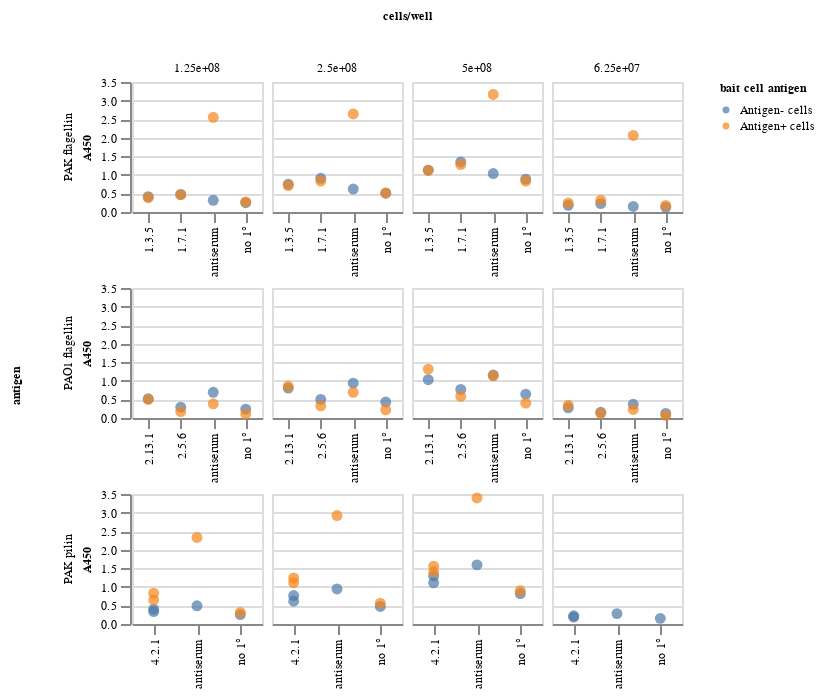

Here is the notebook cell this chart was saved with:
### Code cell
FONT_SIZE=6
_color = alt.Color('bait_ag', title='bait cell antigen', sort=['-','+'])
(alt.Chart(data).mark_circle().encode(
    x=alt.X('Ab', title=None),#'primary antibody'),
    y=alt.Y('A450', title='A450', axis=alt.Axis(tickCount=5)),
    fill=_color
)
 .properties(width=65, height=65)
 .facet(
     row=alt.Row('antigen', sort=['PAK flagellin','PAO1 flagellin','PAK pilin']), 
     column=alt.Column('cells_fmt', title='cells/well'))
 .resolve_scale(x='independent')
 .resolve_axis(x='independent')
 .configure(
     view=dict(
         # discreteWidth=dict(step=0.5*FONT_SIZE)
     ),
     facet=dict(
        spacing=FONT_SIZE//2
     ),
     point=dict(
         size=FONT_SIZE,
         strokeWidth=2,
     ),
     header=dict(
         labelFontSize=FONT_SIZE,
         titleFontSize=FONT_SIZE,
         labelPadding=FONT_SIZE//2,
     ),
     axis=dict(
         labelFontSize=FONT_SIZE,
         titleFontSize=FONT_SIZE
     ),
     legend=dict(
         titleFontSize=FONT_SIZE,
         labelFontSize=FONT_SIZE,
         symbolSize=FONT_SIZE*2,
         # orient="bottom"
     )
 )
)

### Figure 1 — Vega-Lite specification as saved in the notebook (floating-point values rounded to 4 significant figures)
{"config": {"view": {"continuousWidth": 300, "continuousHeight": 300}, "axis": {"labelFontSize": 6, "titleFontSize": 6}, "facet": {"spacing": 3}, "header": {"labelFontSize": 6, "titleFontSize": 6, "labelPadding": 3}, "legend": {"titleFontSize": 6, "labelFontSize": 6, "symbolSize": 12}, "point": {"size": 6, "strokeWidth": 2}}, "data": {"name": "data-82f23078c84c84d5d936c6f2745dd639"}, "facet": {"column": {"field": "cells_fmt", "title": "cells/well", "type": "nominal"}, "row": {"field": "antigen", "sort": ["PAK flagellin", "PAO1 flagellin", "PAK pilin"], "type": "nominal"}}, "spec": {"mark": {"type": "circle"}, "encoding": {"fill": {"field": "bait_ag", "sort": ["-", "+"], "title": "bait cell antigen", "type": "nominal"}, "x": {"field": "Ab", "title": null, "type": "nominal"}, "y": {"axis": {"tickCount": 5}, "field": "A450", "title": "A450", "type": "quantitative"}}, "height": 65, "width": 65}, "resolve": {"axis": {"x": "independent"}, "scale": {"x": "independent"}}, "$schema": "https://vega.github.io/schema/vega-lite/v5.8.0.json", "datasets": {"data-82f23078c84c84d5d936c6f2745dd639": [{"well": "A1", "antigen": "PAK flagellin", "Ab": "no 1°", "cells_per_well": 500000000.0, "bait_ag": "Antigen- cells", "SYTO9": 44680.0, "A450": 0.8855, "cells_fmt": "5e+08"}, {"well": "A2", "antigen": "PAK flagellin", "Ab": "antiserum", "cells_per_well": 500000000.0, "bait_ag": "Antigen- cells", "SYTO9": 22350.0, "A450": 1.034, "cells_fmt": "5e+08"}, {"well": "A3", "antigen": "PAK flagellin", "Ab": "1.3.5", "cells_per_well": 500000000.0, "bait_ag": "Antigen- cells", "SYTO9": 13140.0, "A450": 1.124, "cells_fmt": "5e+08"}, {"well": "A4", "antigen": "PAK flagellin", "Ab": "1.7.1", "cells_per_well": 500000000.0, "bait_ag": "Antigen- cells", "SYTO9": 14850.0, "A450": 1.348, "cells_fmt": "5e+08"}, {"well": "A5", "antigen": "PAO1 flagellin", "Ab": "no 1°", "cells_per_well": 500000000.0, "bait_ag": "Antigen- cells", "SYTO9": 18850.0, "A450": 0.6433, "cells_fmt": "5e+08"}, {"well": "A6", "antigen": "PAO1 flagellin", "Ab": "antiserum", "cells_per_well": 500000000.0, "bait_ag": "Antigen- cells", "SYTO9": 23770.0, "A450": 1.156, "cells_fmt": "5e+08"}, {"well": "A7", "antigen": "PAO1 flagellin", "Ab": "2.5.6", "cells_per_well": 500000000.0, "bait_ag": "Antigen- cells", "SYTO9": 23140.0, "A450": 0.7678, "cells_fmt": "5e+08"}, {"well": "A8", "antigen": "PAO1 flagellin", "Ab": "2.13.1", "cells_per_well": 500000000.0, "bait_ag": "Antigen- cells", "SYTO9": 20630.0, "A450": 1.031, "cells_fmt": "5e+08"}, {"well": "A9", "antigen": "PAK pilin", "Ab": "no 1°", "cells_per_well": 500000000.0, "bait_ag": "Antigen- cells", "SYTO9": 35990.0, "A450": 0.8188, "cells_fmt": "5e+08"}, {"well": "A10", "antigen": "PAK pilin", "Ab": "antiserum", "cells_per_well": 500000000.0, "bait_ag": "Antigen- cells", "SYTO9": 25160.0, "A450": 1.592, "cells_fmt": "5e+08"}, {"well": "A11", "antigen": "PAK pilin", "Ab": "4.2.1", "cells_per_well": 500000000.0, "bait_ag": "Antigen- cells", "SYTO9": 43090.0, "A450": 1.295, "cells_fmt": "5e+08"}, {"well": "A12", "antigen": "PAK pilin", "Ab": "4.2.1", "cells_per_well": 500000000.0, "bait_ag": "Antigen- cells", "SYTO9": 15010.0, "A450": 1.11, "cells_fmt": "5e+08"}, {"well": "B1", "antigen": "PAK flagellin", "Ab": "no 1°", "cells_per_well": 250000000.0, "bait_ag": "Antigen- cells", "SYTO9": 14910.0, "A450": 0.5057, "cells_fmt": "2.5e+08"}, {"well": "B2", "antigen": "PAK flagellin", "Ab": "antiserum", "cells_per_well": 250000000.0, "bait_ag": "Antigen- cells", "SYTO9": 11120.0, "A450": 0.6187, "cells_fmt": "2.5e+08"}, {"well": "B3", "antigen": "PAK flagellin", "Ab": "1.3.5", "cells_per_well": 250000000.0, "bait_ag": "Antigen- cells", "SYTO9": 8008.0, "A450": 0.7484, "cells_fmt": "2.5e+08"}, {"well": "B4", "antigen": "PAK flagellin", "Ab": "1.7.1", "cells_per_well": 250000000.0, "bait_ag": "Antigen- cells", "SYTO9": 8715.0, "A450": 0.9062, "cells_fmt": "2.5e+08"}, {"well": "B5", "antigen": "PAO1 flagellin", "Ab": "no 1°", "cells_per_well": 250000000.0, "bait_ag": "Antigen- cells", "SYTO9": 10430.0, "A450": 0.4289, "cells_fmt": "2.5e+08"}, {"well": "B6", "antigen": "PAO1 flagellin", "Ab": "antiserum", "cells_per_well": 250000000.0, "bait_ag": "Antigen- cells", "SYTO9": 11400.0, "A450": 0.9392, "cells_fmt": "2.5e+08"}, {"well": "B7", "antigen": "PAO1 flagellin", "Ab": "2.5.6", "cells_per_well": 250000000.0, "bait_ag": "Antigen- cells", "SYTO9": 12280.0, "A450": 0.5011, "cells_fmt": "2.5e+08"}, {"well": "B8", "antigen": "PAO1 flagellin", "Ab": "2.13.1", "cells_per_well": 250000000.0, "bait_ag": "Antigen- cells", "SYTO9": 10480.0, "A450": 0.804, "cells_fmt": "2.5e+08"}, {"well": "B9", "antigen": "PAK pilin", "Ab": "no 1°", "cells_per_well": 250000000.0, "bait_ag": "Antigen- cells", "SYTO9": 20720.0, "A450": 0.473, "cells_fmt": "2.5e+08"}, {"well": "B10", "antigen": "PAK pilin", "Ab": "antiserum", "cells_per_well": 250000000.0, "bait_ag": "Antigen- cells", "SYTO9": 14200.0, "A450": 0.944, "cells_fmt": "2.5e+08"}, {"well": "B11", "antigen": "PAK pilin", "Ab": "4.2.1", "cells_per_well": 250000000.0, "bait_ag": "Antigen- cells", "SYTO9": 22200.0, "A450": 0.7647, "cells_fmt": "2.5e+08"}, {"well": "B12", "antigen": "PAK pilin", "Ab": "4.2.1", "cells_per_well": 250000000.0, "bait_ag": "Antigen- cells", "SYTO9": 7973.0, "A450": 0.6129, "cells_fmt": "2.5e+08"}, {"well": "C1", "antigen": "PAK flagellin", "Ab": "no 1°", "cells_per_well": 125000000.0, "bait_ag": "Antigen- cells", "SYTO9": 6372.0, "A450": 0.2505, "cells_fmt": "1.25e+08"}, {"well": "C2", "antigen": "PAK flagellin", "Ab": "antiserum", "cells_per_well": 125000000.0, "bait_ag": "Antigen- cells", "SYTO9": 4674.0, "A450": 0.314, "cells_fmt": "1.25e+08"}, {"well": "C3", "antigen": "PAK flagellin", "Ab": "1.3.5", "cells_per_well": 125000000.0, "bait_ag": "Antigen- cells", "SYTO9": 3458.0, "A450": 0.4124, "cells_fmt": "1.25e+08"}, {"well": "C4", "antigen": "PAK flagellin", "Ab": "1.7.1", "cells_per_well": 125000000.0, "bait_ag": "Antigen- cells", "SYTO9": 3804.0, "A450": 0.4733, "cells_fmt": "1.25e+08"}, {"well": "C5", "antigen": "PAO1 flagellin", "Ab": "no 1°", "cells_per_well": 125000000.0, "bait_ag": "Antigen- cells", "SYTO9": 4764.0, "A450": 0.2392, "cells_fmt": "1.25e+08"}, {"well": "C6", "antigen": "PAO1 flagellin", "Ab": "antiserum", "cells_per_well": 125000000.0, "bait_ag": "Antigen- cells", "SYTO9": 5362.0, "A450": 0.6912, "cells_fmt": "1.25e+08"}, {"well": "C7", "antigen": "PAO1 flagellin", "Ab": "2.5.6", "cells_per_well": 125000000.0, "bait_ag": "Antigen- cells", "SYTO9": 5866.0, "A450": 0.2925, "cells_fmt": "1.25e+08"}, {"well": "C8", "antigen": "PAO1 flagellin", "Ab": "2.13.1", "cells_per_well": 125000000.0, "bait_ag": "Antigen- cells", "SYTO9": 5038.0, "A450": 0.5174, "cells_fmt": "1.25e+08"}, {"well": "C9", "antigen": "PAK pilin", "Ab": "no 1°", "cells_per_well": 125000000.0, "bait_ag": "Antigen- cells", "SYTO9": 8075.0, "A450": 0.2527, "cells_fmt": "1.25e+08"}, {"well": "C10", "antigen": "PAK pilin", "Ab": "antiserum", "cells_per_well": 125000000.0, "bait_ag": "Antigen- cells", "SYTO9": 5950.0, "A450": 0.4892, "cells_fmt": "1.25e+08"}, {"well": "C11", "antigen": "PAK pilin", "Ab": "4.2.1", "cells_per_well": 125000000.0, "bait_ag": "Antigen- cells", "SYTO9": 9269.0, "A450": 0.3997, "cells_fmt": "1.25e+08"}, {"well": "C12", "antigen": "PAK pilin", "Ab": "4.2.1", "cells_per_well": 125000000.0, "bait_ag": "Antigen- cells", "SYTO9": 3892.0, "A450": 0.3356, "cells_fmt": "1.25e+08"}, {"well": "D1", "antigen": "PAK flagellin", "Ab": "no 1°", "cells_per_well": 62500000.0, "bait_ag": "Antigen- cells", "SYTO9": 2743.0, "A450": 0.1264, "cells_fmt": "6.25e+07"}, {"well": "D2", "antigen": "PAK flagellin", "Ab": "antiserum", "cells_per_well": 62500000.0, "bait_ag": "Antigen- cells", "SYTO9": 1855.0, "A450": 0.1482, "cells_fmt": "6.25e+07"}, {"well": "D3", "antigen": "PAK flagellin", "Ab": "1.3.5", "cells_per_well": 62500000.0, "bait_ag": "Antigen- cells", "SYTO9": 1303.0, "A450": 0.1803, "cells_fmt": "6.25e+07"}, {"well": "D4", "antigen": "PAK flagellin", "Ab": "1.7.1", "cells_per_well": 62500000.0, "bait_ag": "Antigen- cells", "SYTO9": 1388.0, "A450": 0.2253, "cells_fmt": "6.25e+07"}, {"well": "D5", "antigen": "PAO1 flagellin", "Ab": "no 1°", "cells_per_well": 62500000.0, "bait_ag": "Antigen- cells", "SYTO9": 1934.0, "A450": 0.1222, "cells_fmt": "6.25e+07"}, {"well": "D6", "antigen": "PAO1 flagellin", "Ab": "antiserum", "cells_per_well": 62500000.0, "bait_ag": "Antigen- cells", "SYTO9": 2179.0, "A450": 0.3694, "cells_fmt": "6.25e+07"}, {"well": "D7", "antigen": "PAO1 flagellin", "Ab": "2.5.6", "cells_per_well": 62500000.0, "bait_ag": "Antigen- cells", "SYTO9": 2243.0, "A450": 0.1526, "cells_fmt": "6.25e+07"}, {"well": "D8", "antigen": "PAO1 flagellin", "Ab": "2.13.1", "cells_per_well": 62500000.0, "bait_ag": "Antigen- cells", "SYTO9": 2248.0, "A450": 0.2743, "cells_fmt": "6.25e+07"}, {"well": "D9", "antigen": "PAK pilin", "Ab": "no 1°", "cells_per_well": 62500000.0, "bait_ag": "Antigen- cells", "SYTO9": 4659.0, "A450": 0.1519, "cells_fmt": "6.25e+07"}, {"well": "D10", "antigen": "PAK pilin", "Ab": "antiserum", "cells_per_well": 62500000.0, "bait_ag": "Antigen- cells", "SYTO9": 3321.0, "A450": 0.2798, "cells_fmt": "6.25e+07"}, {"well": "D11", "antigen": "PAK pilin", "Ab": "4.2.1", "cells_per_well": 62500000.0, "bait_ag": "Antigen- cells", "SYTO9": 4925.0, "A450": 0.2209, "cells_fmt": "6.25e+07"}, {"well": "D12", "antigen": "PAK pilin", "Ab": "4.2.1", "cells_per_well": 62500000.0, "bait_ag": "Antigen- cells", "SYTO9": 2007.0, "A450": 0.185, "cells_fmt": "6.25e+07"}, {"well": "E1", "antigen": "PAK flagellin", "Ab": "no 1°", "cells_per_well": 500000000.0, "bait_ag": "Antigen+ cells", "SYTO9": 36890.0, "A450": 0.8328, "cells_fmt": "5e+08"}, {"well": "E2", "antigen": "PAK flagellin", "Ab": "antiserum", "cells_per_well": 500000000.0, "bait_ag": "Antigen+ cells", "SYTO9": 32470.0, "A450": 3.166, "cells_fmt": "5e+08"}, {"well": "E3", "antigen": "PAK flagellin", "Ab": "1.3.5", "cells_per_well": 500000000.0, "bait_ag": "Antigen+ cells", "SYTO9": 26540.0, "A450": 1.123, "cells_fmt": "5e+08"}, {"well": "E4", "antigen": "PAK flagellin", "Ab": "1.7.1", "cells_per_well": 500000000.0, "bait_ag": "Antigen+ cells", "SYTO9": 24060.0, "A450": 1.277, "cells_fmt": "5e+08"}, {"well": "E5", "antigen": "PAO1 flagellin", "Ab": "no 1°", "cells_per_well": 500000000.0, "bait_ag": "Antigen+ cells", "SYTO9": 3414.0, "A450": 0.4004, "cells_fmt": "5e+08"}, {"well": "E6", "antigen": "PAO1 flagellin", "Ab": "antiserum", "cells_per_well": 500000000.0, "bait_ag": "Antigen+ cells", "SYTO9": 3101.0, "A450": 1.135, "cells_fmt": "5e+08"}, {"well": "E7", "antigen": "PAO1 flagellin", "Ab": "2.5.6", "cells_per_well": 500000000.0, "bait_ag": "Antigen+ cells", "SYTO9": 4145.0, "A450": 0.5817, "cells_fmt": "5e+08"}, {"well": "E8", "antigen": "PAO1 flagellin", "Ab": "2.13.1", "cells_per_well": 500000000.0, "bait_ag": "Antigen+ cells", "SYTO9": 6330.0, "A450": 1.314, "cells_fmt": "5e+08"}, {"well": "E9", "antigen": "PAK pilin", "Ab": "no 1°", "cells_per_well": 500000000.0, "bait_ag": "Antigen+ cells", "SYTO9": 41640.0, "A450": 0.8957, "cells_fmt": "5e+08"}, {"well": "E10", "antigen": "PAK pilin", "Ab": "antiserum", "cells_per_well": 500000000.0, "bait_ag": "Antigen+ cells", "SYTO9": 29330.0, "A450": 3.395, "cells_fmt": "5e+08"}, {"well": "E11", "antigen": "PAK pilin", "Ab": "4.2.1", "cells_per_well": 500000000.0, "bait_ag": "Antigen+ cells", "SYTO9": 48450.0, "A450": 1.555, "cells_fmt": "5e+08"}, {"well": "E12", "antigen": "PAK pilin", "Ab": "4.2.1", "cells_per_well": 500000000.0, "bait_ag": "Antigen+ cells", "SYTO9": 21670.0, "A450": 1.404, "cells_fmt": "5e+08"}, {"well": "F1", "antigen": "PAK flagellin", "Ab": "no 1°", "cells_per_well": 250000000.0, "bait_ag": "Antigen+ cells", "SYTO9": 16310.0, "A450": 0.5139, "cells_fmt": "2.5e+08"}, {"well": "F2", "antigen": "PAK flagellin", "Ab": "antiserum", "cells_per_well": 250000000.0, "bait_ag": "Antigen+ cells", "SYTO9": 14670.0, "A450": 2.64, "cells_fmt": "2.5e+08"}, {"well": "F3", "antigen": "PAK flagellin", "Ab": "1.3.5", "cells_per_well": 250000000.0, "bait_ag": "Antigen+ cells", "SYTO9": 11240.0, "A450": 0.7125, "cells_fmt": "2.5e+08"}, {"well": "F4", "antigen": "PAK flagellin", "Ab": "1.7.1", "cells_per_well": 250000000.0, "bait_ag": "Antigen+ cells", "SYTO9": 11290.0, "A450": 0.8329, "cells_fmt": "2.5e+08"}, {"well": "F5", "antigen": "PAO1 flagellin", "Ab": "no 1°", "cells_per_well": 250000000.0, "bait_ag": "Antigen+ cells", "SYTO9": 1760.0, "A450": 0.2202, "cells_fmt": "2.5e+08"}, {"well": "F6", "antigen": "PAO1 flagellin", "Ab": "antiserum", "cells_per_well": 250000000.0, "bait_ag": "Antigen+ cells", "SYTO9": 1577.0, "A450": 0.6908, "cells_fmt": "2.5e+08"}, {"well": "F7", "antigen": "PAO1 flagellin", "Ab": "2.5.6", "cells_per_well": 250000000.0, "bait_ag": "Antigen+ cells", "SYTO9": 2162.0, "A450": 0.3282, "cells_fmt": "2.5e+08"}, {"well": "F8", "antigen": "PAO1 flagellin", "Ab": "2.13.1", "cells_per_well": 250000000.0, "bait_ag": "Antigen+ cells", "SYTO9": 3329.0, "A450": 0.854, "cells_fmt": "2.5e+08"}, {"well": "F9", "antigen": "PAK pilin", "Ab": "no 1°", "cells_per_well": 250000000.0, "bait_ag": "Antigen+ cells", "SYTO9": 18530.0, "A450": 0.5615, "cells_fmt": "2.5e+08"}, {"well": "F10", "antigen": "PAK pilin", "Ab": "antiserum", "cells_per_well": 250000000.0, "bait_ag": "Antigen+ cells", "SYTO9": 14480.0, "A450": 2.92, "cells_fmt": "2.5e+08"}, {"well": "F11", "antigen": "PAK pilin", "Ab": "4.2.1", "cells_per_well": 250000000.0, "bait_ag": "Antigen+ cells", "SYTO9": 21970.0, "A450": 1.241, "cells_fmt": "2.5e+08"}, {"well": "F12", "antigen": "PAK pilin", "Ab": "4.2.1", "cells_per_well": 250000000.0, "bait_ag": "Antigen+ cells", "SYTO9": 9444.0, "A450": 1.108, "cells_fmt": "2.5e+08"}, {"well": "G1", "antigen": "PAK flagellin", "Ab": "no 1°", "cells_per_well": 125000000.0, "bait_ag": "Antigen+ cells", "SYTO9": 7382.0, "A450": 0.2705, "cells_fmt": "1.25e+08"}, {"well": "G2", "antigen": "PAK flagellin", "Ab": "antiserum", "cells_per_well": 125000000.0, "bait_ag": "Antigen+ cells", "SYTO9": 6838.0, "A450": 2.549, "cells_fmt": "1.25e+08"}, {"well": "G3", "antigen": "PAK flagellin", "Ab": "1.3.5", "cells_per_well": 125000000.0, "bait_ag": "Antigen+ cells", "SYTO9": 5092.0, "A450": 0.3838, "cells_fmt": "1.25e+08"}, {"well": "G4", "antigen": "PAK flagellin", "Ab": "1.7.1", "cells_per_well": 125000000.0, "bait_ag": "Antigen+ cells", "SYTO9": 5002.0, "A450": 0.4657, "cells_fmt": "1.25e+08"}, {"well": "G5", "antigen": "PAO1 flagellin", "Ab": "no 1°", "cells_per_well": 125000000.0, "bait_ag": "Antigen+ cells", "SYTO9": 861.0, "A450": 0.1098, "cells_fmt": "1.25e+08"}, {"well": "G6", "antigen": "PAO1 flagellin", "Ab": "antiserum", "cells_per_well": 125000000.0, "bait_ag": "Antigen+ cells", "SYTO9": 796.0, "A450": 0.3818, "cells_fmt": "1.25e+08"}, {"well": "G7", "antigen": "PAO1 flagellin", "Ab": "2.5.6", "cells_per_well": 125000000.0, "bait_ag": "Antigen+ cells", "SYTO9": 1083.0, "A450": 0.1712, "cells_fmt": "1.25e+08"}, {"well": "G8", "antigen": "PAO1 flagellin", "Ab": "2.13.1", "cells_per_well": 125000000.0, "bait_ag": "Antigen+ cells", "SYTO9": 1713.0, "A450": 0.5005, "cells_fmt": "1.25e+08"}, {"well": "G9", "antigen": "PAK pilin", "Ab": "no 1°", "cells_per_well": 125000000.0, "bait_ag": "Antigen+ cells", "SYTO9": 8477.0, "A450": 0.312, "cells_fmt": "1.25e+08"}, {"well": "G10", "antigen": "PAK pilin", "Ab": "antiserum", "cells_per_well": 125000000.0, "bait_ag": "Antigen+ cells", "SYTO9": 6267.0, "A450": 2.331, "cells_fmt": "1.25e+08"}, {"well": "G11", "antigen": "PAK pilin", "Ab": "4.2.1", "cells_per_well": 125000000.0, "bait_ag": "Antigen+ cells", "SYTO9": 10500.0, "A450": 0.8304, "cells_fmt": "1.25e+08"}, {"well": "G12", "antigen": "PAK pilin", "Ab": "4.2.1", "cells_per_well": 125000000.0, "bait_ag": "Antigen+ cells", "SYTO9": 4448.0, "A450": 0.6482, "cells_fmt": "1.25e+08"}, {"well": "H1", "antigen": "PAK flagellin", "Ab": "no 1°", "cells_per_well": 62500000.0, "bait_ag": "Antigen+ cells", "SYTO9": 3915.0, "A450": 0.1767, "cells_fmt": "6.25e+07"}, {"well": "H2", "antigen": "PAK flagellin", "Ab": "antiserum", "cells_per_well": 62500000.0, "bait_ag": "Antigen+ cells", "SYTO9": 3769.0, "A450": 2.06, "cells_fmt": "6.25e+07"}, {"well": "H3", "antigen": "PAK flagellin", "Ab": "1.3.5", "cells_per_well": 62500000.0, "bait_ag": "Antigen+ cells", "SYTO9": 2808.0, "A450": 0.2396, "cells_fmt": "6.25e+07"}, {"well": "H4", "antigen": "PAK flagellin", "Ab": "1.7.1", "cells_per_well": 62500000.0, "bait_ag": "Antigen+ cells", "SYTO9": 2868.0, "A450": 0.3196, "cells_fmt": "6.25e+07"}, {"well": "H5", "antigen": "PAO1 flagellin", "Ab": "no 1°", "cells_per_well": 62500000.0, "bait_ag": "Antigen+ cells", "SYTO9": 484.0, "A450": 0.06828, "cells_fmt": "6.25e+07"}, {"well": "H6", "antigen": "PAO1 flagellin", "Ab": "antiserum", "cells_per_well": 62500000.0, "bait_ag": "Antigen+ cells", "SYTO9": 426.0, "A450": 0.2293, "cells_fmt": "6.25e+07"}, {"well": "H7", "antigen": "PAO1 flagellin", "Ab": "2.5.6", "cells_per_well": 62500000.0, "bait_ag": "Antigen+ cells", "SYTO9": 1063.0, "A450": 0.1277, "cells_fmt": "6.25e+07"}, {"well": "H8", "antigen": "PAO1 flagellin", "Ab": "2.13.1", "cells_per_well": 62500000.0, "bait_ag": "Antigen+ cells", "SYTO9": 1030.0, "A450": 0.3421, "cells_fmt": "6.25e+07"}]}}
